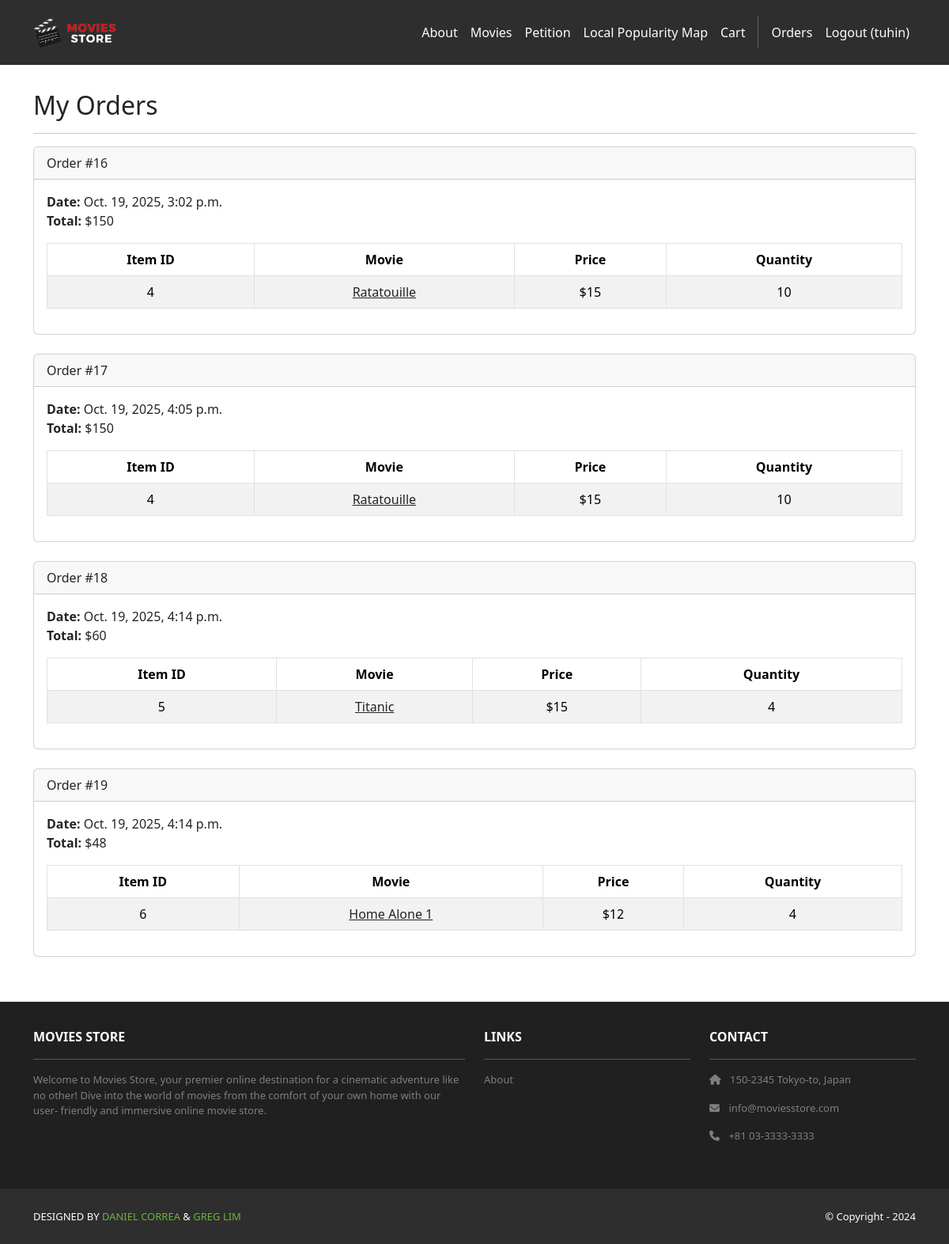
Screenshot of /accounts/orders/ (signed in) with the database file from the repository.
### cart/models.py (models this page shows, shortened)
class Order(models.Model):
    id = models.AutoField(primary_key=True)
    total = models.IntegerField()
    date = models.DateTimeField(auto_now_add=True)
    user = models.ForeignKey(User, on_delete=models.CASCADE)
    city = models.CharField(max_length=120, blank=True)
    state = models.CharField(max_length=120, blank=True)
    country = models.CharField(max_length=120, blank=True)
    latitude = models.DecimalField(max_digits=9, decimal_places=6, null=True, blank=True)
    longitude = models.DecimalField(max_digits=9, decimal_places=6, null=True, blank=True)

class Item(models.Model):
    id = models.AutoField(primary_key=True)
    price = models.IntegerField()
    quantity = models.IntegerField()
    order = models.ForeignKey(Order, on_delete=models.CASCADE)
    movie = models.ForeignKey(Movie, on_delete=models.CASCADE)

### movies/models.py (models this page shows, shortened)
class Movie(models.Model): # controls model properties
    id = models.AutoField(primary_key=True)
    name = models.CharField(max_length=255)
    price = models.IntegerField()
    description = models.TextField()
    image = models.ImageField(upload_to='movie_images/')
    amount_left = models.PositiveIntegerField(default=1) #new

### accounts/views.py (the view)
# urls.py: path('orders/', views.orders, name='accounts.orders'),
@login_required
def orders(request):
    template_data = {}
    template_data['title'] = 'Orders'
    template_data['orders'] = request.user.order_set.all()
    return render(request, 'accounts/orders.html',
        {'template_data': template_data})

### accounts/templates/accounts/orders.html
{% extends 'base.html' %}
{% block content %}
<div class="p-3">
    <div class="container">
        <div class="row mt-3">
            <div class="col mx-auto mb-3">
                <h2>My Orders</h2>
                <hr />
                {% for order in template_data.orders %}
                <div class="card mb-4">
                    <div class="card-header">Order #{{ order.id }}</div>
                    <div class="card-body">
                        <b>Date:</b> {{ order.date }}<br />
                        <b>Total:</b> ${{ order.total }}<br />
                        <table class="table table-bordered table-striped text-center mt-3">
                        <thead>
                            <tr>
                            <th scope="col">Item ID</th>
                            <th scope="col">Movie</th>
                            <th scope="col">Price</th>
                            <th scope="col">Quantity</th>
                            </tr>
                        </thead>
                        <tbody>
                            {% for item in order.item_set.all %}
                            <tr>
                            <td>{{ item.movie.id }}</td>
                            <td>
                                <a class="link-dark"href="{% url 'movies.show' id=item.movie.id %}">{{ item.movie.name }}</a>
                            </td>
                            <td>${{ item.movie.price }}</td>
                            <td>{{ item.quantity }}</td>
                            </tr>
                            {% endfor %}
                        </tbody>
                        </table>
                    </div>
                </div>
                {% endfor %}
            </div>
        </div>
    </div>
</div>
{% endblock content %}

### moviesstore/templates/base.html (shortened to what this page needs)
<!DOCTYPE html>
<html>
    {% load static %}
  <head>
    <link href= "https://cdn.jsdelivr.net/npm/bootstrap@5.3.3/dist/css/bootstrap.min.css" rel="stylesheet">
    <link rel="stylesheet"  href="https://cdnjs.cloudflare.com/ajax/libs/font-awesome/6.1.1/css/all.min.css">
    <link rel="stylesheet" type="text/css" href="{% static 'css/style.css' %}">
  </head>
  <body class="d-flex flex-column min-vh-100">
    <nav class="p-3 navbar navbar-dark bg-dark navbar-expand-lg">
        <div class="container">
            <a class="navbar-brand"
                href="{% url 'home.index' %}">
                <img src="{% static 'img/logo.png' %}" alt="logo" height="40" />
            </a>
            <div class="collapse navbar-collapse" id="navbarNavAltMarkup">
                <div class="navbar-nav ms-auto navbar-ml">
                    <a class="nav-link" href="{% url 'home.about' %}">About</a>
                    <a class="nav-link" href="{% url 'movies.index' %}">Movies</a>
                    <a class="nav-link" href="{% url 'petition.index' %}">Petition</a>
                    <a class="nav-link" href="{% url 'geomap:index' %}">Local Popularity Map</a>
                    <a class="nav-link" href="{% url 'cart.index' %}">Cart</a>
                    {% if user.is_authenticated %}
                    <a class="nav-link" href="{% url 'accounts.orders' %}">Orders</a>
                    <a class="nav-link" href="{% url 'accounts.logout' %}">Logout ({{user.username }})</a>
                    {% else %}
                    <a class="nav-link" href="{% url 'accounts.login' %}">Login</a>
                    <a class="nav-link" href="{% url 'accounts.signup' %}">Sign Up</a>
                    {% endif %}
                </div>
            </div>
        </div>
    </nav>
    <div>
      {% block content %}
      {% endblock content %}
    </div>
    <section class="p-3 ms-footer d-none d-md-block mt-auto border-top py-3">
        <div class="container">
            <div class="row mt-3 text-white">
                <div class="col-md-6 col-lg-6 col-xl-6
                    mx-auto mb-4">
                <b>MOVIES STORE</b>
                <hr />
                <p>
                    Welcome to Movies Store, your premier online
                    destination for a cinematic adventure like no
                    other! Dive into the world of movies from the
                    comfort of your own home with our user-
                    friendly and immersive online movie store.
                </p>
                </div>
                <div class="col-md-3 col-lg-3 col-xl-3 mx-auto mb-4">
                <b>LINKS</b>
                <hr />
                <p><a class="nav-link" href="{% url 'home.about' %}">
                    About
                </a></p>
                </div>
                <div class="col-md-3 col-lg-3 col-xl-3 mx-auto mb-4">
                    <b>CONTACT</b>
                    <hr />
                    <p><i class="fas fa-home me-2"></i>
                        150-2345 Tokyo-to, Japan
                    </p>
                    <p><i class="fas fa-envelope me-2"></i>
                        info@moviesstore.com
                    </p>
                    <p><i class="fas fa-phone me-2"></i>
                                +81 03-3333-3333
                    </p>
                </div>
            </div>
        </div>
    </section>
    <section class="p-3 ms-footer-bottom bg-dark">
        <div class="container d-flex justify-content-between">
            <div class="me-5 text-white">
                <span>DESIGNED BY
                    <a href="https://www.x.com/danielgarax" target="_blank">DANIEL CORREA</a> &
                    <a href="https://www.x.com/greglim81" target="_blank">GREG LIM</a>
                </span>
            </div>
            <div class="text-white">
                <span>© Copyright - 2024</span>
            </div>
        </div>
    </section>
  </body>
</html>

### moviesstore/static/css/style.css (style rules this page uses)
.navbar a.nav-link { color: #FFFEF6 !important; }
.bg-dark { background-color: #2E2E2E !important; }
.ms-footer { background-color: #202020; }
.ms-footer p { color: #7F7F7F; font-size: 13px; }
.ms-footer-bottom span { font-size: 13px; line-height: 38px; }
.ms-footer-bottom a { color: #6ab43e; text-decoration: none; }

### rows the page displays
Order: id "16", date "Oct. 19, 2025, 3:02 p.m.", total "150"
Item: movie.id "4", movie.name "Ratatouille", movie.price "15", quantity "10"
Order: id "17", date "Oct. 19, 2025, 4:05 p.m.", total "150"
Item: movie.id "4", movie.name "Ratatouille", movie.price "15", quantity "10"
Order: id "18", date "Oct. 19, 2025, 4:14 p.m.", total "60"
Item: movie.id "5", movie.name "Titanic", movie.price "15", quantity "4"
Order: id "19", date "Oct. 19, 2025, 4:14 p.m.", total "48"
Item: movie.id "6", movie.name "Home Alone 1", movie.price "12", quantity "4"

### other values shown
{{ user.username }} "tuhin"
